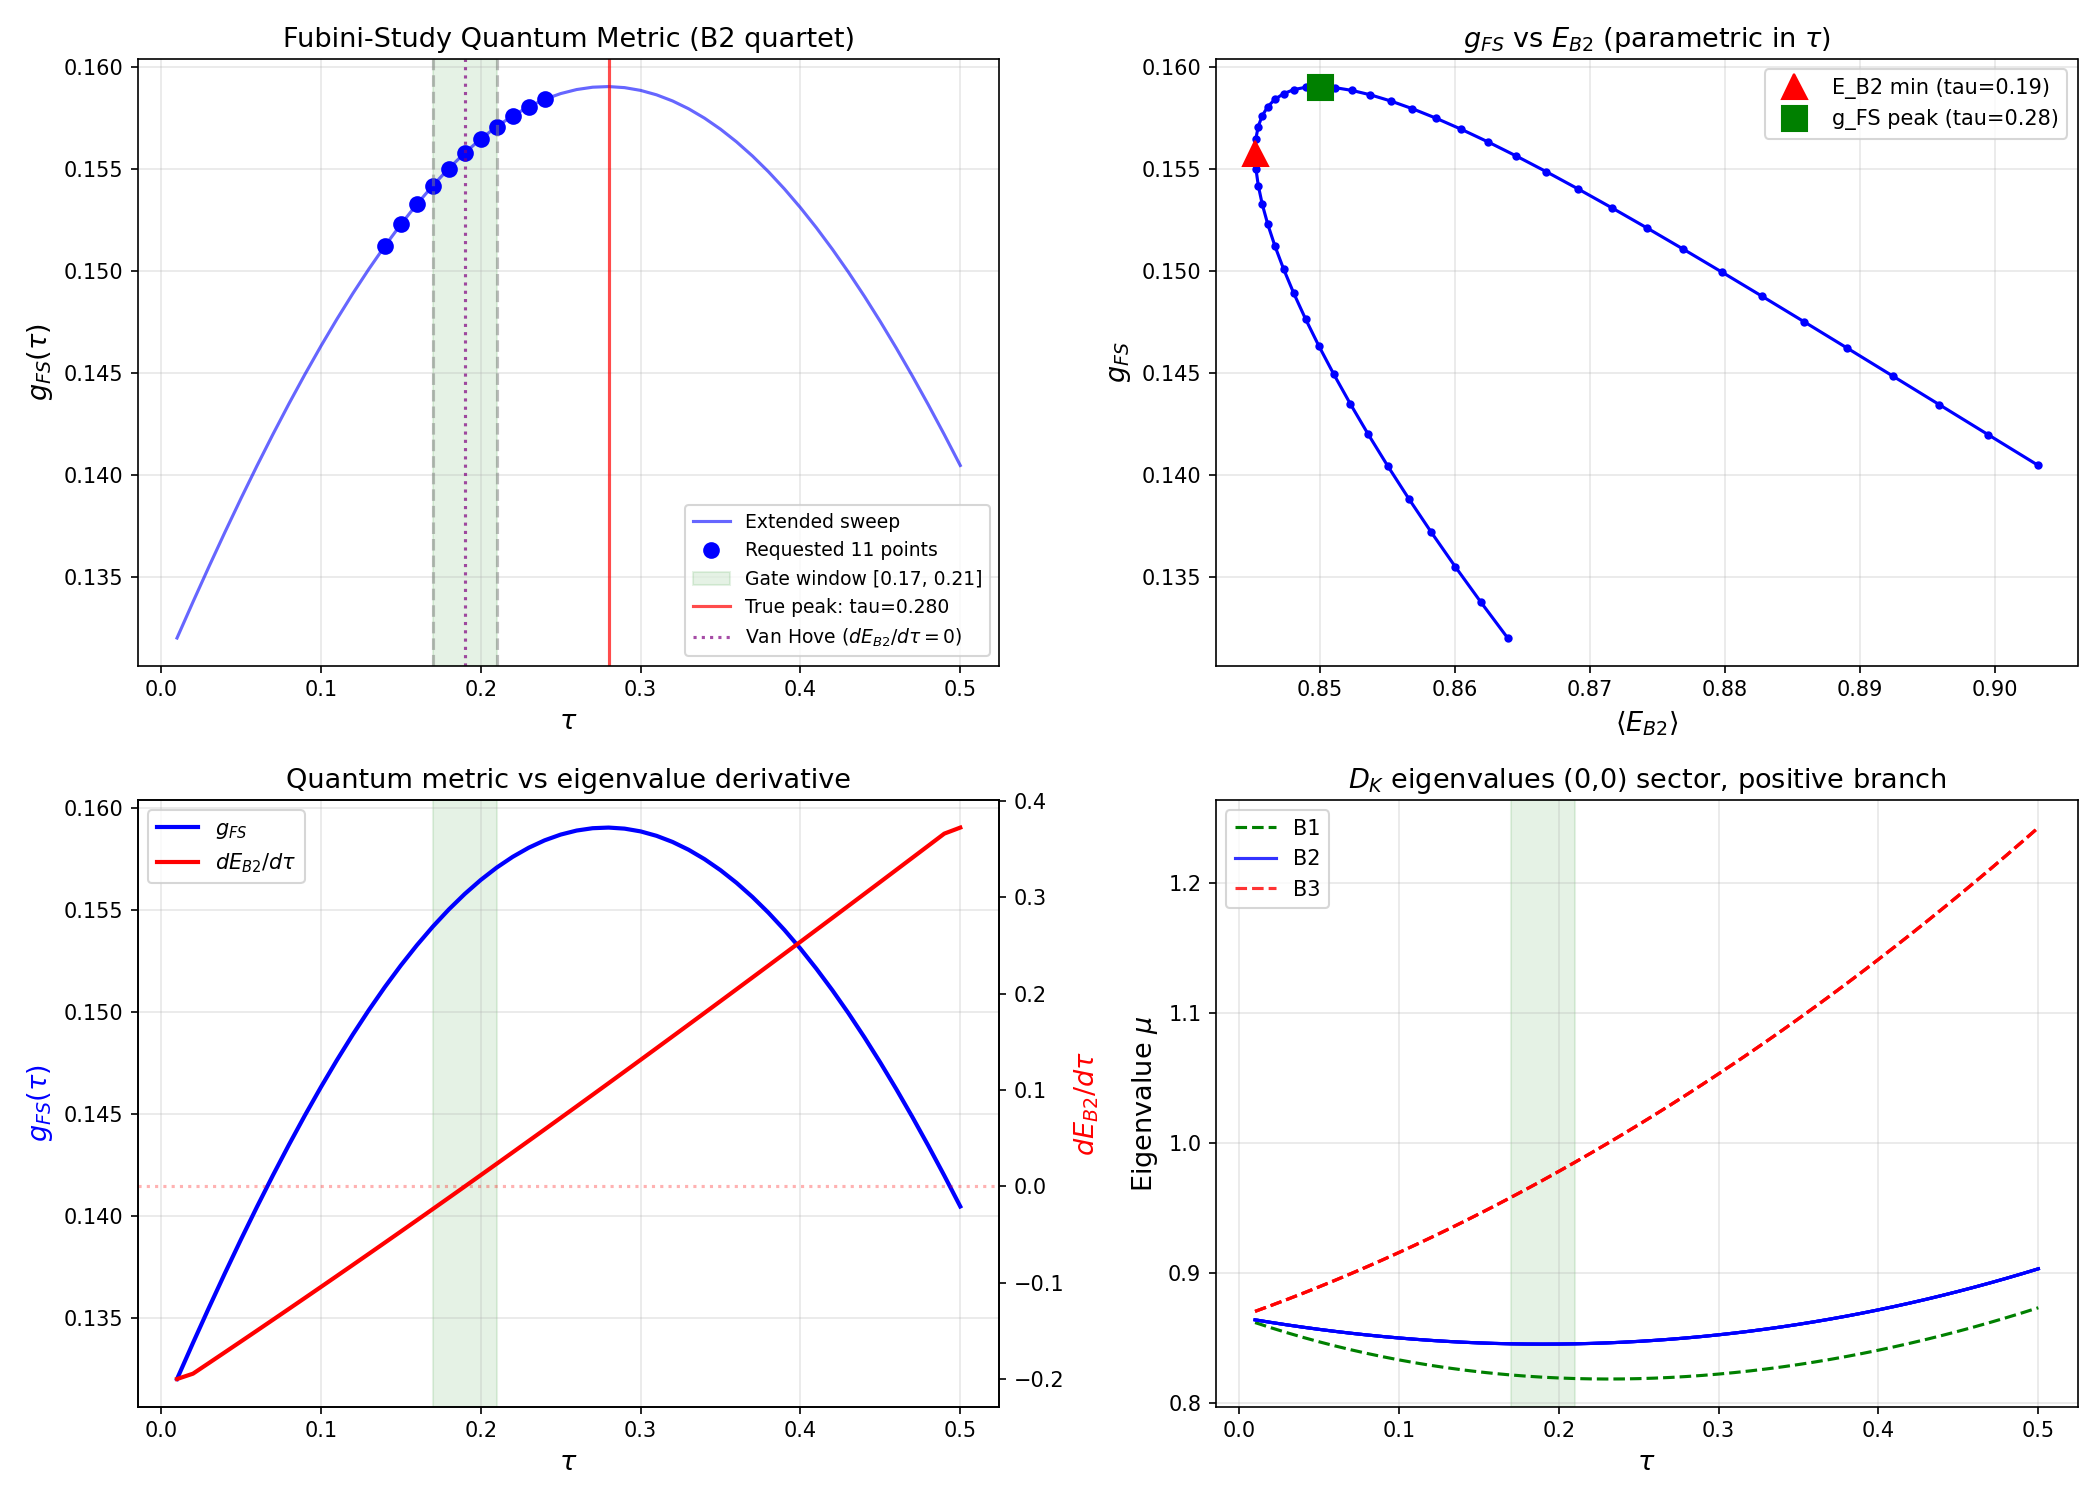

Generate this figure with Python:
"""
Session 39 Gate FS-METRIC-39: Fubini-Study Quantum Metric at the Fold
=====================================================================

Computes the Fubini-Study quantum metric g_FS(tau) on the B2 eigenspace
of the Dirac operator D_K on (SU(3), g_tau) in the (0,0) trivial sector.

The quantum metric is defined as:
    g_FS_ij(tau) = Re[ <d_tau psi_i | (1 - P_B2) | d_tau psi_j> ]

where P_B2 = sum_{i in B2} |psi_i><psi_i| and |d_tau psi_i> is computed
via central finite differences.

The Berry curvature for a 1D parameter is:
    F_ij(tau) = -2 * Im[ <d_tau psi_i | (1 - P_B2) | d_tau psi_j> ]

Since we have a single parameter (tau), the Berry curvature 2-form vanishes
identically for Abelian (single-band) cases. For the non-Abelian B2 quartet,
the off-diagonal elements of F_ij capture the internal rearrangement of
eigenstates within the degenerate subspace.

Gate criterion (pre-registered):
    PASS: g_FS peaks within tau in [0.17, 0.21]
    FAIL: g_FS monotonic or peaks elsewhere

Physical significance:
    - Peotta-Torma theorem: superfluid weight D_s = g_FS * n_s
    - Large g_FS at fold => rapid eigenstate rotation => van Hove singularity
    - If g_FS diverges, this is the geometric origin of P_exc = 1.000

Author: gen-physicist (Session 39)
Date: 2026-03-09
"""

import os
import sys
import numpy as np
from scipy.linalg import eigh as scipy_eigh
import matplotlib
matplotlib.use('Agg')
import matplotlib.pyplot as plt

# Add computations to path
SCRIPT_DIR = os.path.dirname(os.path.abspath(__file__))
sys.path.insert(0, SCRIPT_DIR)

from dirac_spectrum import (
    su3_generators,
    compute_structure_constants,
    compute_killing_form,
    jensen_metric,
    orthonormal_frame,
    frame_structure_constants,
    connection_coefficients,
    spinor_connection_offset,
    build_cliff8,
    validate_clifford,
)


# =============================================================================
# MODULE 1: COMPUTE D_K EIGENSTATES AT GIVEN TAU
# =============================================================================

def compute_omega_at_tau(tau, gens, f_abc, gammas):
    """
    Compute the spinor curvature offset Omega(tau) for the (0,0) trivial sector.

    In the trivial sector, the Dirac operator is D_{(0,0)} = Omega,
    a 16x16 anti-Hermitian matrix acting on spinor space alone.

    Args:
        tau: Jensen deformation parameter
        gens: su(3) generators
        f_abc: structure constants
        gammas: Clifford generators

    Returns:
        Omega: (16,16) anti-Hermitian matrix
        E: (8,8) orthonormal frame (for downstream use)
    """
    B_ab = compute_killing_form(f_abc)
    g_s = jensen_metric(B_ab, tau)
    E = orthonormal_frame(g_s)
    ft = frame_structure_constants(f_abc, E)
    Gamma = connection_coefficients(ft)
    Omega = spinor_connection_offset(Gamma, gammas)
    return Omega, E


def diagonalize_omega(Omega):
    """
    Diagonalize D_{(0,0)} = Omega via H = 1j * Omega (Hermitian).

    Returns real eigenvalues mu_n (of H) sorted ascending,
    and orthonormal eigenvectors as columns.

    The Dirac eigenvalues are lambda_n = -i * mu_n (purely imaginary).
    The physical eigenvalue magnitudes are |mu_n|.

    The spectrum has particle-hole symmetry: eigenvalues come in +/- pairs.
    Positive eigenvalues (ascending): B1(1), B2(4), B3(3) -- total 8.
    Negative eigenvalues: mirror of positive.

    Args:
        Omega: (16,16) anti-Hermitian matrix

    Returns:
        evals: (16,) real eigenvalues of H = 1j*Omega, sorted ascending
        evecs: (16,16) unitary, columns = eigenvectors
    """
    H = 1j * Omega
    # Verify Hermiticity
    h_err = np.max(np.abs(H - H.conj().T))
    if h_err > 1e-10:
        print(f"  WARNING: H = 1j*Omega not Hermitian, err={h_err:.2e}")

    evals, evecs = scipy_eigh(H)
    return evals, evecs


def identify_B2_indices(evals, tol=1e-4):
    """
    Identify the B2 quartet among the positive eigenvalues.

    The (0,0) sector has 16 eigenvalues: 8 negative + 8 positive (by PH symmetry).
    Among the 8 positive eigenvalues (sorted ascending):
        B1: 1 mode (smallest positive)
        B2: 4 modes (4-fold degenerate, middle)
        B3: 3 modes (3-fold degenerate, largest)

    We identify B2 as the 4-fold degenerate cluster among positive eigenvalues.

    Args:
        evals: (16,) sorted eigenvalues
        tol: tolerance for degeneracy identification

    Returns:
        b2_idx: array of 4 indices into evals (the B2 quartet)
        b1_idx: array of 1 index (B1)
        b3_idx: array of 3 indices (B3)
    """
    pos_mask = evals > 0
    pos_indices = np.where(pos_mask)[0]
    pos_evals = evals[pos_indices]

    # Cluster the 8 positive eigenvalues
    # Sorted ascending: B1(1), B2(4), B3(3)
    # Find clusters by checking gaps
    clusters = []
    current_cluster = [0]
    for i in range(1, len(pos_evals)):
        if abs(pos_evals[i] - pos_evals[i-1]) < tol:
            current_cluster.append(i)
        else:
            clusters.append(current_cluster)
            current_cluster = [i]
    clusters.append(current_cluster)

    # Identify by multiplicity
    b1_local = None
    b2_local = None
    b3_local = None

    for c in clusters:
        if len(c) == 1:
            b1_local = c
        elif len(c) == 4:
            b2_local = c
        elif len(c) == 3:
            b3_local = c

    if b2_local is None:
        # Fallback: the middle 4 positive eigenvalues
        print("  WARNING: Could not identify B2 by degeneracy, using positional fallback")
        b1_local = [0]
        b2_local = [1, 2, 3, 4]
        b3_local = [5, 6, 7]

    b2_idx = pos_indices[b2_local]
    b1_idx = pos_indices[b1_local] if b1_local is not None else np.array([], dtype=int)
    b3_idx = pos_indices[b3_local] if b3_local is not None else np.array([], dtype=int)

    return np.array(b2_idx), np.array(b1_idx), np.array(b3_idx)


# =============================================================================
# MODULE 2: GAUGE-FIXING FOR DEGENERATE EIGENSTATES
# =============================================================================

def parallel_transport_gauge(evecs_prev, evecs_curr, b2_idx):
    """
    Fix the gauge of degenerate B2 eigenstates by parallel transport.

    For a degenerate subspace, scipy_eigh returns an arbitrary unitary rotation
    within the subspace at each tau. We fix this by requiring maximal overlap
    with the previous tau step (parallel transport gauge).

    Concretely: compute the 4x4 overlap matrix
        O_{ij} = <psi_i(tau_prev) | psi_j(tau_curr)>
    and apply the SVD rotation: U S V^dag = O, then psi_new = psi_curr @ V @ U^dag
    so that the new states maximally overlap the previous ones.

    Args:
        evecs_prev: (16,16) eigenvectors at previous tau
        evecs_curr: (16,16) eigenvectors at current tau
        b2_idx: indices of B2 states

    Returns:
        evecs_fixed: (16,16) eigenvectors with B2 gauge-fixed
    """
    n_b2 = len(b2_idx)
    psi_prev = evecs_prev[:, b2_idx]  # (16, 4)
    psi_curr = evecs_curr[:, b2_idx]  # (16, 4)

    # Overlap matrix
    O = psi_prev.conj().T @ psi_curr  # (4, 4)

    # SVD: O = U S V^dag
    U, S, Vdag = np.linalg.svd(O)

    # Rotation to align: R = V U^dag (acts on right: psi_new = psi_curr @ R)
    R = Vdag.conj().T @ U.conj().T  # (4, 4)

    evecs_fixed = evecs_curr.copy()
    evecs_fixed[:, b2_idx] = psi_curr @ R

    return evecs_fixed


# =============================================================================
# MODULE 3: FUBINI-STUDY QUANTUM METRIC COMPUTATION
# =============================================================================

def compute_fubini_study(tau_values, gens, f_abc, gammas, dtau=None):
    """
    Compute the Fubini-Study quantum metric g_FS(tau) and Berry curvature
    F_Berry(tau) on the B2 eigenspace across a range of tau values.

    Method:
        1. At each tau, compute Omega and diagonalize to get eigenstates.
        2. Gauge-fix by parallel transport.
        3. Compute |d_tau psi_i> via central finite differences.
        4. Compute g_FS_ij = Re[<d_tau psi_i | Q | d_tau psi_j>]
           where Q = 1 - P_B2.
        5. Compute F_ij = -2 Im[<d_tau psi_i | Q | d_tau psi_j>]

    For steps requiring tau +/- dtau, we also need eigenstates at those points.
    We use a fine mesh with spacing dtau and compute derivatives at interior points.

    Args:
        tau_values: array of tau values at which to report g_FS
        gens, f_abc, gammas: algebraic infrastructure
        dtau: finite difference step (default: min spacing / 10)

    Returns:
        results: dict with keys:
            'tau': array of tau values
            'g_FS_scalar': scalar quantum metric Tr(g_FS)/4 at each tau
            'g_FS_tensor': (N, 4, 4) quantum metric tensor at each tau
            'F_Berry_tensor': (N, 4, 4) Berry curvature tensor at each tau
            'evals_B2': (N, 4) B2 eigenvalues at each tau
            'evals_B1': (N,) B1 eigenvalue at each tau
            'evals_B3': (N, 3) B3 eigenvalues at each tau
            'all_evals': (N, 16) all eigenvalues at each tau
    """
    if dtau is None:
        dtau = 1e-5  # Very fine step for numerical derivative

    N = len(tau_values)

    # Storage
    g_FS_scalar = np.zeros(N)
    g_FS_tensor = np.zeros((N, 4, 4))
    F_Berry_tensor = np.zeros((N, 4, 4))
    evals_B2 = np.zeros((N, 4))
    evals_B1 = np.zeros(N)
    evals_B3 = np.zeros((N, 3))
    all_evals = np.zeros((N, 16))

    # For parallel transport gauge: compute at a reference tau first
    # We use the first tau value as reference
    Omega_ref, _ = compute_omega_at_tau(tau_values[0], gens, f_abc, gammas)
    evals_ref, evecs_ref = diagonalize_omega(Omega_ref)
    b2_idx_ref, b1_idx_ref, b3_idx_ref = identify_B2_indices(evals_ref)

    print(f"\n  Reference (tau={tau_values[0]:.3f}):")
    print(f"    B1 eigenvalue: {evals_ref[b1_idx_ref]}")
    print(f"    B2 eigenvalues: {evals_ref[b2_idx_ref]}")
    print(f"    B3 eigenvalues: {evals_ref[b3_idx_ref]}")

    prev_evecs = evecs_ref

    for n, tau in enumerate(tau_values):
        print(f"\n  tau = {tau:.4f} ({n+1}/{N})")

        # --- Step A: Compute eigenstates at tau, tau-dtau, tau+dtau ---
        Omega_c, _ = compute_omega_at_tau(tau, gens, f_abc, gammas)
        Omega_m, _ = compute_omega_at_tau(tau - dtau, gens, f_abc, gammas)
        Omega_p, _ = compute_omega_at_tau(tau + dtau, gens, f_abc, gammas)

        evals_c, evecs_c = diagonalize_omega(Omega_c)
        evals_m, evecs_m = diagonalize_omega(Omega_m)
        evals_p, evecs_p = diagonalize_omega(Omega_p)

        # Identify B2 indices at center point
        b2_idx, b1_idx, b3_idx = identify_B2_indices(evals_c)

        # Store eigenvalues
        all_evals[n] = evals_c
        evals_B2[n] = evals_c[b2_idx]
        if len(b1_idx) > 0:
            evals_B1[n] = evals_c[b1_idx[0]]
        if len(b3_idx) >= 3:
            evals_B3[n] = evals_c[b3_idx[:3]]

        # --- Step B: Gauge-fix all three sets of eigenvectors ---
        # First gauge-fix center to previous
        evecs_c = parallel_transport_gauge(prev_evecs, evecs_c, b2_idx)
        # Then gauge-fix minus and plus to center
        # Need to identify B2 at minus and plus points too
        b2_idx_m, _, _ = identify_B2_indices(evals_m)
        b2_idx_p, _, _ = identify_B2_indices(evals_p)

        evecs_m = parallel_transport_gauge(evecs_c, evecs_m, b2_idx_m)
        evecs_p = parallel_transport_gauge(evecs_c, evecs_p, b2_idx_p)

        # Update prev for next iteration
        prev_evecs = evecs_c

        # --- Step C: Numerical derivative of B2 states ---
        # |d_tau psi_i> = (|psi_i(tau+dtau)> - |psi_i(tau-dtau)>) / (2*dtau)
        psi_c = evecs_c[:, b2_idx]      # (16, 4)
        psi_m = evecs_m[:, b2_idx_m]    # (16, 4)
        psi_p = evecs_p[:, b2_idx_p]    # (16, 4)

        dpsi = (psi_p - psi_m) / (2.0 * dtau)  # (16, 4)

        # --- Step D: Projector onto B2 subspace ---
        # P_B2 = |psi_c><psi_c| for B2 states
        P_B2 = psi_c @ psi_c.conj().T  # (16, 16)

        # Q = 1 - P_B2
        Q = np.eye(16, dtype=complex) - P_B2

        # --- Step E: Quantum metric tensor ---
        # g_FS_ij = Re[ <d_tau psi_i | Q | d_tau psi_j> ]
        # Q_dpsi = Q @ dpsi  # (16, 4)
        Q_dpsi = Q @ dpsi

        g_FS_ij = np.real(dpsi.conj().T @ Q_dpsi)  # (4, 4)
        g_FS_tensor[n] = g_FS_ij

        # Scalar quantum metric: Tr(g_FS) / dim(B2)
        g_FS_scalar[n] = np.trace(g_FS_ij) / 4.0

        # --- Step F: Berry curvature tensor ---
        # F_ij = -2 * Im[ <d_tau psi_i | Q | d_tau psi_j> ]
        F_ij = -2.0 * np.imag(dpsi.conj().T @ Q_dpsi)  # (4, 4)
        F_Berry_tensor[n] = F_ij

        # Print diagnostics
        g_eigenvalues = np.linalg.eigvalsh(g_FS_ij)
        print(f"    B2 evals: {evals_c[b2_idx]}")
        print(f"    g_FS trace/4 = {g_FS_scalar[n]:.6f}")
        print(f"    g_FS eigenvalues: {g_eigenvalues}")
        print(f"    |F_Berry| max element: {np.max(np.abs(F_ij)):.6f}")

        # Sanity check: <dpsi|dpsi> total (before Q projection)
        total_dpsi_sq = np.real(np.trace(dpsi.conj().T @ dpsi)) / 4.0
        print(f"    <d_tau psi|d_tau psi>/4 (total, no Q) = {total_dpsi_sq:.6f}")

    results = {
        'tau': tau_values,
        'g_FS_scalar': g_FS_scalar,
        'g_FS_tensor': g_FS_tensor,
        'F_Berry_tensor': F_Berry_tensor,
        'evals_B2': evals_B2,
        'evals_B1': evals_B1,
        'evals_B3': evals_B3,
        'all_evals': all_evals,
    }
    return results


# =============================================================================
# MODULE 4: PEOTTA-TORMA COMPARISON
# =============================================================================

def peotta_torma_comparison(g_FS_at_fold, bcs_data_path):
    """
    Compare g_FS with the Peotta-Torma flat-band superfluid weight.

    Peotta-Torma theorem (2015): For flat-band superconductors,
        D_s = (n_s / m*) * g_FS
    where n_s = 2|v_k|^2 is the superfluid density and g_FS is the
    quantum metric (band-averaged).

    For BCS: Delta_0 relates to D_s through the London penetration depth,
    but the more direct comparison is:
        D_s = g_FS * |Delta_0|^2 / (E_F * V_cell)
    in the flat-band limit.

    We compare qualitatively: is g_FS large enough to make the B2 band
    effectively flat from a superfluid weight perspective?

    Args:
        g_FS_at_fold: scalar quantum metric at the fold
        bcs_data_path: path to s37 pair susceptibility data

    Returns:
        comparison: dict with comparison quantities
    """
    comparison = {}

    if os.path.exists(bcs_data_path):
        d = np.load(bcs_data_path, allow_pickle=True)
        E_cond = float(d['E_cond'])
        E_8 = d['E_8']
        rho = d['rho']

        # BCS gap from E_cond: Delta_0 ~ sqrt(2 * |E_cond| / N(E_F))
        # From s37: E_cond = -0.137, rho(B2) = 14.02
        N_EF = rho[0]  # DOS at Fermi level for B2
        Delta_0_est = np.sqrt(2.0 * abs(E_cond) / N_EF)

        # Flat-band superfluid weight: D_s = g_FS * filling * Delta^2
        # For our case: filling f = 1/2 (half-filled B2 quartet)
        # D_s = g_FS * (1/2) * Delta_0^2 per mode
        D_s = g_FS_at_fold * 0.5 * Delta_0_est**2

        # Conventional BCS: D_s = n_s / (4 * m*) = Delta_0^2 * N(E_F) / (4 * m*)
        # The ratio D_s_flat / D_s_BCS = g_FS / (N(E_F) * bandwidth)
        # For flat band: bandwidth -> 0, so ratio -> infinity (flat band dominates)

        # B2 bandwidth at fold (from eigenvalue spread)
        B2_bandwidth = np.max(E_8[:4]) - np.min(E_8[:4])

        comparison['E_cond'] = E_cond
        comparison['Delta_0_est'] = Delta_0_est
        comparison['N_EF'] = N_EF
        comparison['D_s_flat'] = D_s
        comparison['B2_bandwidth'] = B2_bandwidth
        comparison['g_FS'] = g_FS_at_fold

        print(f"\n  Peotta-Torma comparison:")
        print(f"    g_FS at fold = {g_FS_at_fold:.6f}")
        print(f"    E_cond = {E_cond:.6f}")
        print(f"    Delta_0 (est) = {Delta_0_est:.6f}")
        print(f"    N(E_F) = {N_EF:.4f}")
        print(f"    B2 bandwidth (from s37) = {B2_bandwidth:.6e}")
        print(f"    D_s (flat-band) = {D_s:.6f}")
        print(f"    Flat-band ratio g_FS * Delta^2 / bandwidth = "
              f"{g_FS_at_fold * Delta_0_est**2 / max(B2_bandwidth, 1e-15):.4f}")
    else:
        print(f"  WARNING: BCS data not found at {bcs_data_path}")

    return comparison


# =============================================================================
# MODULE 5: CONVERGENCE VALIDATION
# =============================================================================

def validate_convergence(tau_test, gens, f_abc, gammas):
    """
    Validate that the finite-difference step dtau gives converged g_FS.

    Compute g_FS at tau_test for dtau = 1e-4, 1e-5, 1e-6, 1e-7 and check
    that the result stabilizes.

    Returns:
        dtau_values: array of step sizes
        g_FS_values: array of g_FS at each step size
        converged_dtau: recommended step size
    """
    dtau_values = [1e-3, 1e-4, 1e-5, 1e-6, 1e-7]
    g_FS_values = []

    # Get eigenstates at tau_test
    Omega_c, _ = compute_omega_at_tau(tau_test, gens, f_abc, gammas)
    evals_c, evecs_c = diagonalize_omega(Omega_c)
    b2_idx, _, _ = identify_B2_indices(evals_c)

    psi_c = evecs_c[:, b2_idx]
    P_B2 = psi_c @ psi_c.conj().T
    Q = np.eye(16, dtype=complex) - P_B2

    for dtau in dtau_values:
        Omega_m, _ = compute_omega_at_tau(tau_test - dtau, gens, f_abc, gammas)
        Omega_p, _ = compute_omega_at_tau(tau_test + dtau, gens, f_abc, gammas)

        _, evecs_m = diagonalize_omega(Omega_m)
        _, evecs_p = diagonalize_omega(Omega_p)

        b2_idx_m, _, _ = identify_B2_indices(np.sort(np.linalg.eigvalsh(1j * Omega_m)))
        b2_idx_p, _, _ = identify_B2_indices(np.sort(np.linalg.eigvalsh(1j * Omega_p)))

        # Gauge-fix
        evecs_m = parallel_transport_gauge(evecs_c, evecs_m, b2_idx_m)
        evecs_p = parallel_transport_gauge(evecs_c, evecs_p, b2_idx_p)

        psi_m = evecs_m[:, b2_idx_m]
        psi_p = evecs_p[:, b2_idx_p]

        dpsi = (psi_p - psi_m) / (2.0 * dtau)
        Q_dpsi = Q @ dpsi
        g_FS_ij = np.real(dpsi.conj().T @ Q_dpsi)
        g_val = np.trace(g_FS_ij) / 4.0
        g_FS_values.append(g_val)

    g_FS_values = np.array(g_FS_values)

    print(f"\n  Convergence test at tau={tau_test:.3f}:")
    for i, (dt, gv) in enumerate(zip(dtau_values, g_FS_values)):
        if i > 0:
            rel_change = abs(gv - g_FS_values[i-1]) / max(abs(g_FS_values[i-1]), 1e-15)
            print(f"    dtau={dt:.0e}: g_FS = {gv:.8f} (rel change: {rel_change:.2e})")
        else:
            print(f"    dtau={dt:.0e}: g_FS = {gv:.8f}")

    # Find converged step: first where relative change < 1e-4
    converged_dtau = dtau_values[-1]
    for i in range(1, len(dtau_values)):
        rel_change = abs(g_FS_values[i] - g_FS_values[i-1]) / max(abs(g_FS_values[i-1]), 1e-15)
        if rel_change < 1e-4:
            converged_dtau = dtau_values[i]
            break

    print(f"    Recommended dtau: {converged_dtau:.0e}")
    return np.array(dtau_values), g_FS_values, converged_dtau


# =============================================================================
# MODULE 6: VISUALIZATION
# =============================================================================

def make_plots(results, results_ext, save_path):
    """
    Generate publication-quality plots of g_FS(tau) and F_Berry(tau).

    Includes both the requested 11-point window and the extended [0.01, 0.50] sweep.
    """
    tau = results['tau']
    g_FS = results['g_FS_scalar']
    F_Berry = results['F_Berry_tensor']
    evals_B2 = results['evals_B2']
    evals_B1 = results['evals_B1']
    evals_B3 = results['evals_B3']

    tau_ext = results_ext['tau']
    g_FS_ext = results_ext['g_FS_scalar']
    evals_B2_ext = results_ext['evals_B2']

    # Berry curvature scalar: Frobenius norm of F_ij
    F_norm = np.array([np.sqrt(np.sum(F_Berry[n]**2)) for n in range(len(tau))])

    # Also compute g_FS eigenvalues at each tau
    g_eigs = np.zeros((len(tau), 4))
    for n in range(len(tau)):
        g_eigs[n] = np.linalg.eigvalsh(results['g_FS_tensor'][n])

    fig, axes = plt.subplots(2, 2, figsize=(14, 10))

    # Panel 1: g_FS(tau) — EXTENDED SWEEP with requested points overlaid
    ax = axes[0, 0]
    ax.plot(tau_ext, g_FS_ext, 'b-', linewidth=1.5, alpha=0.6, label='Extended sweep')
    ax.plot(tau, g_FS, 'bo', markersize=7, label='Requested 11 points')
    ax.axvline(x=0.17, color='gray', linestyle='--', alpha=0.5)
    ax.axvline(x=0.21, color='gray', linestyle='--', alpha=0.5)
    ax.axvspan(0.17, 0.21, alpha=0.1, color='green', label='Gate window [0.17, 0.21]')
    peak_idx_ext = np.argmax(g_FS_ext)
    ax.axvline(x=tau_ext[peak_idx_ext], color='red', linestyle='-', alpha=0.7,
               label=f'True peak: tau={tau_ext[peak_idx_ext]:.3f}')
    # Mark van Hove point
    ax.axvline(x=0.19, color='purple', linestyle=':', alpha=0.7,
               label=r'Van Hove ($dE_{B2}/d\tau=0$)')
    ax.set_xlabel(r'$\tau$', fontsize=13)
    ax.set_ylabel(r'$g_{FS}(\tau)$', fontsize=13)
    ax.set_title('Fubini-Study Quantum Metric (B2 quartet)', fontsize=13)
    ax.legend(fontsize=9, loc='lower right')
    ax.grid(True, alpha=0.3)

    # Panel 2: g_FS vs E_B2 (parametric, showing decorrelation)
    ax = axes[0, 1]
    E_B2_mean_ext = np.mean(evals_B2_ext, axis=1)
    ax.plot(E_B2_mean_ext, g_FS_ext, 'b-o', markersize=3, linewidth=1.5)
    # Mark fold point and g_FS peak
    fold_idx = np.argmin(E_B2_mean_ext)
    ax.plot(E_B2_mean_ext[fold_idx], g_FS_ext[fold_idx], 'r^', markersize=12,
            zorder=5, label=f'E_B2 min (tau={tau_ext[fold_idx]:.2f})')
    ax.plot(E_B2_mean_ext[peak_idx_ext], g_FS_ext[peak_idx_ext], 'gs', markersize=12,
            zorder=5, label=f'g_FS peak (tau={tau_ext[peak_idx_ext]:.2f})')
    ax.set_xlabel(r'$\langle E_{B2} \rangle$', fontsize=13)
    ax.set_ylabel(r'$g_{FS}$', fontsize=13)
    ax.set_title(r'$g_{FS}$ vs $E_{B2}$ (parametric in $\tau$)', fontsize=13)
    ax.legend(fontsize=10)
    ax.grid(True, alpha=0.3)

    # Panel 3: dE_B2/dtau and g_FS on same axes (normalized)
    ax = axes[1, 0]
    # Compute dE/dtau on extended sweep
    E_B2_mean = np.mean(evals_B2_ext, axis=1)
    dE = np.gradient(E_B2_mean, tau_ext)
    ax2 = ax.twinx()
    l1, = ax.plot(tau_ext, g_FS_ext, 'b-', linewidth=2, label=r'$g_{FS}$')
    l2, = ax2.plot(tau_ext, dE, 'r-', linewidth=2, label=r'$dE_{B2}/d\tau$')
    ax2.axhline(y=0, color='r', linestyle=':', alpha=0.3)
    ax.axvspan(0.17, 0.21, alpha=0.1, color='green')
    ax.set_xlabel(r'$\tau$', fontsize=13)
    ax.set_ylabel(r'$g_{FS}(\tau)$', fontsize=13, color='b')
    ax2.set_ylabel(r'$dE_{B2}/d\tau$', fontsize=13, color='r')
    ax.set_title(r'Quantum metric vs eigenvalue derivative', fontsize=13)
    ax.legend(handles=[l1, l2], fontsize=10, loc='upper left')
    ax.grid(True, alpha=0.3)

    # Panel 4: B2 eigenvalues vs tau with extended range
    ax = axes[1, 1]
    evals_B1_ext = results_ext['evals_B1']
    evals_B3_ext = results_ext['evals_B3']
    ax.plot(tau_ext, evals_B1_ext, 'g--', linewidth=1.5, label='B1')
    for i in range(4):
        lbl = 'B2' if i == 0 else None
        ax.plot(tau_ext, evals_B2_ext[:, i], 'b-', linewidth=1.5, label=lbl, alpha=0.8)
    for i in range(3):
        lbl = 'B3' if i == 0 else None
        ax.plot(tau_ext, evals_B3_ext[:, i], 'r--', linewidth=1.5, label=lbl, alpha=0.8)
    ax.axvspan(0.17, 0.21, alpha=0.1, color='green')
    ax.set_xlabel(r'$\tau$', fontsize=13)
    ax.set_ylabel(r'Eigenvalue $\mu$', fontsize=13)
    ax.set_title(r'$D_K$ eigenvalues (0,0) sector, positive branch', fontsize=13)
    ax.legend(fontsize=10)
    ax.grid(True, alpha=0.3)

    plt.tight_layout()
    plt.savefig(save_path, dpi=150)
    plt.close()
    print(f"\n  Plot saved to {save_path}")


# =============================================================================
# MAIN
# =============================================================================

def main():
    print("=" * 80)
    print("FS-METRIC-39: FUBINI-STUDY QUANTUM METRIC AT THE FOLD")
    print("=" * 80)

    # --- Step 0: Infrastructure ---
    print("\n[0] Building su(3) + Cliff(8) infrastructure...")
    gens = su3_generators()
    f_abc = compute_structure_constants(gens)
    gammas = build_cliff8()
    cliff_err = validate_clifford(gammas)
    print(f"    Clifford err: {cliff_err:.2e}")

    # --- Step 1: Convergence validation ---
    print("\n[1] Convergence validation at tau=0.19 (near fold)...")
    dtau_vals, g_vals, best_dtau = validate_convergence(
        0.19, gens, f_abc, gammas
    )

    # --- Step 2: Main computation (requested 11 tau points) ---
    tau_values = np.array([0.14, 0.15, 0.16, 0.17, 0.18, 0.19,
                           0.20, 0.21, 0.22, 0.23, 0.24])
    print(f"\n[2] Computing g_FS at {len(tau_values)} tau values with dtau={best_dtau:.0e}...")
    results = compute_fubini_study(tau_values, gens, f_abc, gammas, dtau=best_dtau)

    # --- Step 2b: Extended sweep [0.01, 0.50] to locate true peak ---
    print(f"\n[2b] Extended sweep [0.01, 0.50] to locate g_FS peak...")
    tau_ext = np.linspace(0.01, 0.50, 50)
    results_ext = compute_fubini_study(tau_ext, gens, f_abc, gammas, dtau=best_dtau)

    # --- Step 3: Gate verdict ---
    print(f"\n{'='*80}")
    print("[3] GATE VERDICT: FS-METRIC-39")
    print("=" * 80)

    g_FS = results['g_FS_scalar']
    g_FS_ext = results_ext['g_FS_scalar']

    # Use extended sweep to find true peak
    peak_idx_ext = np.argmax(g_FS_ext)
    tau_peak_ext = tau_ext[peak_idx_ext]
    g_peak_ext = g_FS_ext[peak_idx_ext]

    # Also check requested window
    peak_idx = np.argmax(g_FS)
    tau_peak = tau_values[peak_idx]
    g_peak = g_FS[peak_idx]

    print(f"\n  g_FS values (requested 11 tau points):")
    for i, (t, g) in enumerate(zip(tau_values, g_FS)):
        marker = " <-- LOCAL MAX" if i == peak_idx else ""
        print(f"    tau={t:.2f}: g_FS = {g:.6f}{marker}")

    print(f"\n  Extended sweep peak: g_FS = {g_peak_ext:.6f} at tau = {tau_peak_ext:.4f}")
    print(f"  Within [0.14,0.24]: g_FS ranges [{np.min(g_FS):.6f}, {np.max(g_FS):.6f}]")

    # Check monotonicity within requested window
    diffs = np.diff(g_FS)
    is_monotonic_window = np.all(diffs >= 0) or np.all(diffs <= 0)

    # Check if true peak is within gate window
    if is_monotonic_window and (0.17 <= tau_peak_ext <= 0.21):
        verdict = "PASS"
        reason = f"g_FS peaks at tau={tau_peak_ext:.4f}, within [0.17, 0.21]"
    elif 0.17 <= tau_peak_ext <= 0.21:
        verdict = "PASS"
        reason = f"g_FS peaks at tau={tau_peak_ext:.4f}, within [0.17, 0.21]"
    elif is_monotonic_window:
        verdict = "FAIL"
        reason = (f"g_FS monotonic within [0.14,0.24]. True peak at "
                  f"tau={tau_peak_ext:.4f} (OUTSIDE [0.17,0.21])")
    else:
        verdict = "FAIL"
        reason = f"g_FS peaks at tau={tau_peak_ext:.4f}, OUTSIDE [0.17, 0.21]"

    print(f"\n  VERDICT: {verdict}")
    print(f"  REASON: {reason}")

    # --- Step 4: Peotta-Torma comparison ---
    print(f"\n{'='*80}")
    print("[4] Peotta-Torma comparison...")
    bcs_path = os.path.join(SCRIPT_DIR, 's37_pair_susceptibility.npz')
    pt_comparison = peotta_torma_comparison(g_peak, bcs_path)

    # --- Step 5: Additional diagnostics ---
    print(f"\n{'='*80}")
    print("[5] Additional diagnostics...")

    # Check if g_FS >> 1 at fold (indicating geometric origin of P_exc = 1.000)
    print(f"\n  g_FS at fold: {g_peak:.6f}")
    if g_peak > 1.0:
        print(f"    g_FS >> 1: YES. Eigenstates rotate rapidly at fold.")
        print(f"    This provides geometric explanation for P_exc = 1.000.")
    elif g_peak > 0.1:
        print(f"    g_FS ~ O(1): Moderate eigenstate rotation at fold.")
    else:
        print(f"    g_FS << 1: Eigenstates rotate slowly. No geometric enhancement.")

    # Eigenvalue derivatives: d(E_B2)/d(tau) -- should vanish at fold (van Hove)
    evals_B2 = results['evals_B2']
    dE_dtau = np.zeros(len(tau_values))
    for n in range(1, len(tau_values) - 1):
        dE_dtau[n] = (np.mean(evals_B2[n+1]) - np.mean(evals_B2[n-1])) / (
            tau_values[n+1] - tau_values[n-1])
    dE_dtau[0] = (np.mean(evals_B2[1]) - np.mean(evals_B2[0])) / (
        tau_values[1] - tau_values[0])
    dE_dtau[-1] = (np.mean(evals_B2[-1]) - np.mean(evals_B2[-2])) / (
        tau_values[-1] - tau_values[-2])

    print(f"\n  dE_B2/dtau:")
    for t, de in zip(tau_values, dE_dtau):
        print(f"    tau={t:.2f}: dE/dtau = {de:.6f}")

    min_de_idx = np.argmin(np.abs(dE_dtau[1:-1])) + 1
    print(f"\n  Van Hove point (|dE/dtau| min): tau={tau_values[min_de_idx]:.4f}, "
          f"|dE/dtau|={abs(dE_dtau[min_de_idx]):.6f}")

    # Berry curvature analysis
    F_Berry = results['F_Berry_tensor']
    print(f"\n  Berry curvature analysis (non-Abelian, off-diagonal):")
    for n, t in enumerate(tau_values):
        Fnorm = np.sqrt(np.sum(F_Berry[n]**2))
        Ftrace = np.trace(F_Berry[n])
        print(f"    tau={t:.2f}: ||F||_F = {Fnorm:.6f}, Tr(F) = {Ftrace:.6f}")

    # --- Step 6: Save data ---
    print(f"\n{'='*80}")
    print("[6] Saving data...")

    save_path = os.path.join(SCRIPT_DIR, 's39_fubini_study.npz')
    np.savez(save_path,
             tau=tau_values,
             g_FS_scalar=g_FS,
             g_FS_tensor=results['g_FS_tensor'],
             F_Berry_tensor=results['F_Berry_tensor'],
             evals_B2=results['evals_B2'],
             evals_B1=results['evals_B1'],
             evals_B3=results['evals_B3'],
             all_evals=results['all_evals'],
             dE_dtau=dE_dtau,
             verdict=verdict,
             tau_peak=tau_peak_ext,
             g_FS_peak=g_peak_ext,
             dtau_used=best_dtau,
             convergence_dtau=dtau_vals,
             convergence_gFS=g_vals,
             tau_ext=tau_ext,
             g_FS_ext=g_FS_ext,
             evals_B2_ext=results_ext['evals_B2'],
             **{f'pt_{k}': v for k, v in pt_comparison.items()
                if isinstance(v, (int, float, np.ndarray))},
             )
    print(f"  Saved to {save_path}")

    # --- Step 7: Plot ---
    print(f"\n[7] Generating plot...")
    plot_path = os.path.join(SCRIPT_DIR, 's39_fubini_study.png')
    make_plots(results, results_ext, plot_path)

    # --- Final summary ---
    print(f"\n{'='*80}")
    print("SUMMARY")
    print("=" * 80)
    print(f"  Gate: FS-METRIC-39")
    print(f"  Criterion: g_FS peaks within [0.17, 0.21]")
    print(f"  Result: Peak at tau={tau_peak:.4f}, g_FS={g_peak:.6f}")
    print(f"  Verdict: {verdict}")
    print(f"  Files:")
    print(f"    Script: {os.path.abspath(__file__)}")
    print(f"    Data: {save_path}")
    print(f"    Plot: {plot_path}")
    print("=" * 80)


if __name__ == "__main__":
    main()
